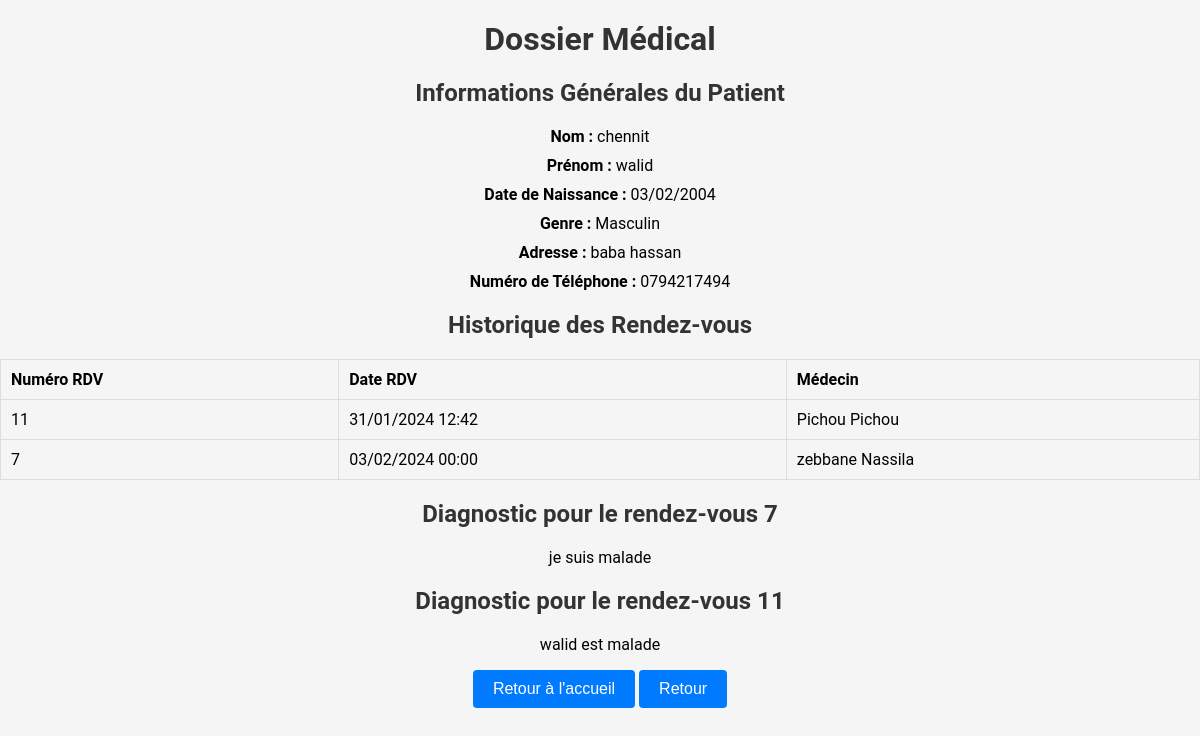
Before: /dossier_medical/1/ with the older database file.
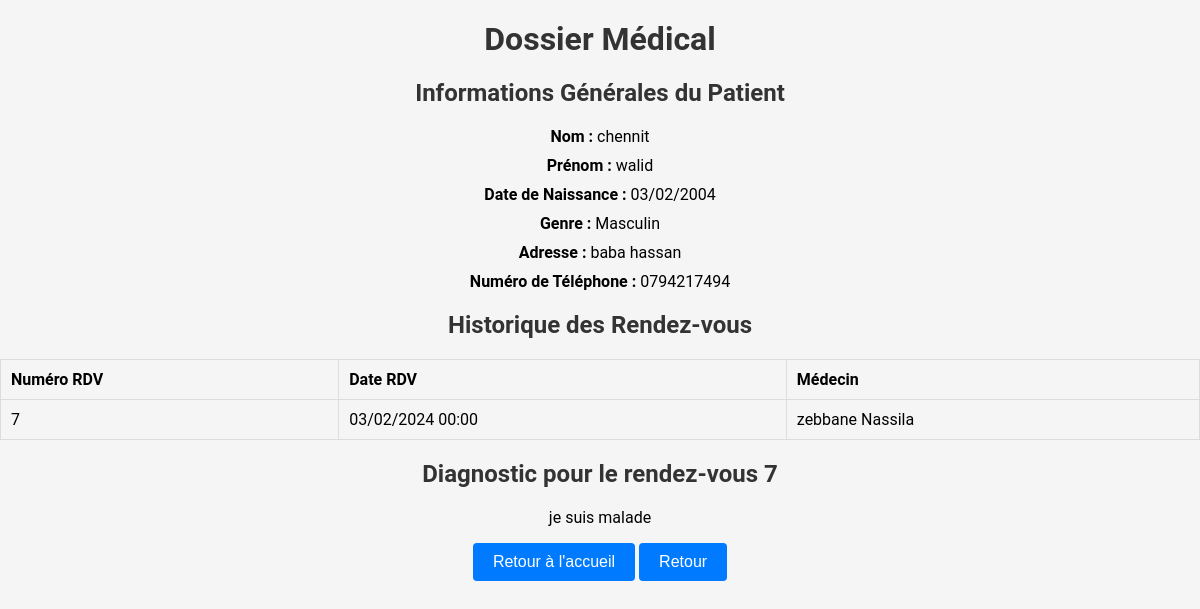
After: the same page with the newer database file.
### app1/models.py (models this page shows, shortened)
class RendezVous(models.Model) :
    Num_rdv = models.AutoField(primary_key=True)
    Date_rdv = models.DateTimeField()
    salle = models.ForeignKey('Salle', on_delete=models.CASCADE)
    Num_Patient = models.ForeignKey(Patient,on_delete = models.CASCADE)
    Num_Medecin = models.ForeignKey(Medecin,on_delete = models.CASCADE)
    choix_departement = [
        ('Card','Cardiology'),
        ('Neuro','Neurology'),
        ('Urol','Urology'),
        ('Rheum','Rheumatology'),
        ('ENT','Ear, Nose, and Throat'),
    ]
    departement = models.CharField(max_length = 50, choices = choix_departement)

class Medecin(models.Model) :
    Num_M = models.AutoField(primary_key=True)
    Nom_M = models.CharField(max_length = 50)
    Prenom_M = models.CharField(max_length = 50)
    Telephone_M = models.CharField(max_length = 10, help_text = 'Entrez un numero de telephone valable svp')
    choix_speciailte = [
        ('Cardiologist','Cardiologist'),
        ('Neurologist','Neurologist'),
        ('Urologist','Urologist'),
        ('Rheumatologist','Rheumatologist'),
        ('Otolaryngologist','Otolaryngologist'),
    ]
    specialite = models.CharField(max_length = 50, choices = choix_speciailte)

class Diagnostic(models.Model) :
    Num_Diag = models.AutoField(primary_key=True)
    Desc_diag = models.CharField(max_length = 1000)
    Num_rendezvous = models.OneToOneField(RendezVous,on_delete = models.CASCADE)

### app1/views.py (the view)
# urls.py: path('dossier_medical/<int:patient_id>/', Dossier_medical, name='Dossier_medical'),
def Dossier_medical(request, patient_id):
    patient = get_object_or_404(Patient, Num_P=patient_id)
    dossier, created = Dossier.objects.get_or_create(Num_Patient=patient)
    diagnostics = Diagnostic.objects.filter(Num_rendezvous__Num_Patient=patient)
    if request.method == 'POST':
        diagnostic_form = DiagnosticForm(request.POST)
        if diagnostic_form.is_valid():
            rendezvous = RendezVous.objects.filter(Num_Patient=patient).last()
            diagnostic = diagnostic_form.save(commit=False)
            diagnostic.Num_rendezvous = rendezvous
            diagnostic.save()
            return redirect('Dossier_medical', patient_id=patient.Num_P)
    else:
        diagnostic_form = DiagnosticForm()
    form = DossierForm(instance=dossier)
    return render(request, 'dossier_medical.html', {'patient': patient, 'form': form, 'dossier_medical': dossier})

### app1/models.py (called while the page is built)
    def revevoir_diagnostics(self):
        rendezvous_set = self.Num_Patient.rendezvous_set.all()
        diagnostics = [get_object_or_404(Diagnostic, Num_rendezvous=rendezvous) for rendezvous in rendezvous_set]
        return diagnostics

### app1/templates/dossier_medical.html (shortened to what this page needs)
<!DOCTYPE html>
{% load static %}
<html lang="en">
<head>
    <link href="{% static 'css/style_dossier.css' %}" rel="stylesheet" >
</head>
<body>
<h1>Dossier Médical</h1>
<h2>Informations Générales du Patient</h2>
<ul>
    <li><strong>Nom :</strong> {{ dossier_medical.Num_Patient.Nom_P }}</li>
    <li><strong>Prénom :</strong> {{ dossier_medical.Num_Patient.Prenom_P }}</li>
    <li><strong>Date de Naissance :</strong> {{ dossier_medical.Num_Patient.DateNaissance|date:"d/m/Y" }}</li>
    <li><strong>Genre :</strong> {{ dossier_medical.Num_Patient.get_Genre_display }}</li>
    <li><strong>Adresse :</strong> {{ dossier_medical.Num_Patient.Adresse_P }}</li>
    <li><strong>Numéro de Téléphone :</strong> {{ dossier_medical.Num_Patient.Telephone_P }}</li>
</ul>
<h2>Historique des Rendez-vous</h2>
<table border="1">
    <thead>
        <tr>
            <th>Numéro RDV</th>
            <th>Date RDV</th>
            <th>Médecin</th>
        </tr>
    </thead>
    <tbody>
        {% for rendezvous in dossier_medical.Num_Patient.rendezvous_set.all|dictsort:"Date_rdv" %}
            <tr>
                <td>{{ rendezvous.Num_rdv }}</td>
                <td>{{ rendezvous.Date_rdv|date:"d/m/Y H:i" }}</td>
                <td>{{ rendezvous.Num_Medecin.Nom_M }} {{ rendezvous.Num_Medecin.Prenom_M}}</td>
            </tr>
        {% endfor %}
    </tbody>
</table>
{% for diagnostic in dossier_medical.revevoir_diagnostics %}
        <h2>Diagnostic pour le rendez-vous {{ diagnostic.Num_rendezvous.Num_rdv }}</h2>
        <p>{{ diagnostic.Desc_diag }}</p>
{% endfor %}
<a href="{% url 'Home' %}"><button>Retour à l'accueil</button></a>
<a href="{% url 'liste_patients' %}"><button>Retour</button></a>
</body>
</html>

Changed rows visible on the page:
removed RendezVous: Num_rdv "11", Date_rdv "31/01/2024 12:42", Num_Medecin.Nom_M "Pichou", Num_Medecin.Prenom_M "Pichou"
removed Diagnostic: Num_rendezvous.Num_rdv "11", Desc_diag "walid est malade"
